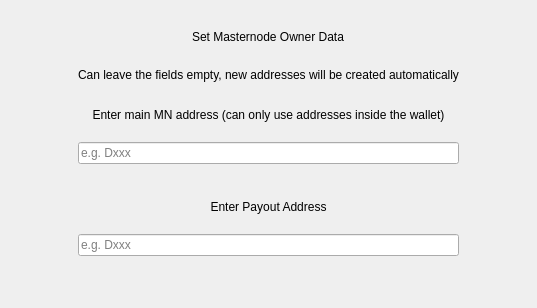
        <widget class="QWidget" name="page_4">
         <layout class="QVBoxLayout" name="verticalLayout_4" stretch="0,0,0,0,0,0,0,0,0,0,0">
          <property name="spacing">
           <number>6</number>
          </property>
          <property name="leftMargin">
           <number>78</number>
          </property>
          <property name="topMargin">
           <number>12</number>
          </property>
          <property name="rightMargin">
           <number>78</number>
          </property>
          <property name="bottomMargin">
           <number>12</number>
          </property>
          <item alignment="Qt::AlignHCenter">
           <widget class="QLabel" name="labelTitle5">
            <property name="minimumSize">
             <size>
              <width>0</width>
              <height>50</height>
             </size>
            </property>
            <property name="maximumSize">
             <size>
              <width>16777215</width>
              <height>50</height>
             </size>
            </property>
            <property name="text">
             <string>Set Masternode Owner Data</string>
            </property>
           </widget>
          </item>
          <item alignment="Qt::AlignHCenter">
           <widget class="QLabel" name="labelSubtitleOwner">
            <property name="text">
             <string>Can leave the fields empty, new addresses will be created automatically</string>
            </property>
            <property name="alignment">
             <set>Qt::AlignCenter</set>
            </property>
            <property name="wordWrap">
             <bool>false</bool>
            </property>
           </widget>
          </item>
          <item>
           <spacer name="verticalSpacer_1_63">
            <property name="orientation">
             <enum>Qt::Vertical</enum>
            </property>
            <property name="sizeType">
             <enum>QSizePolicy::Fixed</enum>
            </property>
            <property name="sizeHint" stdset="0">
             <size>
              <width>20</width>
              <height>20</height>
             </size>
            </property>
           </spacer>
          </item>
          <item>
           <widget class="QLabel" name="labelSubtitleOwnerAddress">
            <property name="text">
             <string>Enter main MN address (can only use addresses inside the wallet)</string>
            </property>
            <property name="alignment">
             <set>Qt::AlignCenter</set>
            </property>
           </widget>
          </item>
          <item>
           <spacer name="verticalSpacer_owner">
            <property name="orientation">
             <enum>Qt::Vertical</enum>
            </property>
            <property name="sizeType">
             <enum>QSizePolicy::Fixed</enum>
            </property>
            <property name="sizeHint" stdset="0">
             <size>
              <width>20</width>
              <height>14</height>
             </size>
            </property>
           </spacer>
          </item>
          <item>
           <widget class="QLineEdit" name="lineEditOwnerAddress">
            <property name="placeholderText">
             <string notr="true">e.g. Dxxx</string>
            </property>
           </widget>
          </item>
          <item>
           <spacer name="verticalSpacer_1_09">
            <property name="orientation">
             <enum>Qt::Vertical</enum>
            </property>
            <property name="sizeType">
             <enum>QSizePolicy::Fixed</enum>
            </property>
            <property name="sizeHint" stdset="0">
             <size>
              <width>20</width>
              <height>30</height>
             </size>
            </property>
           </spacer>
          </item>
          <item>
           <widget class="QLabel" name="labelSubtitlePayoutAddress">
            <property name="text">
             <string>Enter Payout Address</string>
            </property>
            <property name="alignment">
             <set>Qt::AlignCenter</set>
            </property>
           </widget>
          </item>
          <item>
           <spacer name="verticalSpacer_payout">
            <property name="orientation">
             <enum>Qt::Vertical</enum>
            </property>
            <property name="sizeType">
             <enum>QSizePolicy::Fixed</enum>
            </property>
            <property name="sizeHint" stdset="0">
             <size>
              <width>20</width>
              <height>14</height>
             </size>
            </property>
           </spacer>
          </item>
          <item>
           <widget class="QLineEdit" name="lineEditPayoutAddress">
            <property name="placeholderText">
             <string notr="true">e.g. Dxxx</string>
            </property>
           </widget>
          </item>
          <item>
           <spacer name="verticalSpacer_bot">
            <property name="orientation">
             <enum>Qt::Vertical</enum>
            </property>
            <property name="sizeHint" stdset="0">
             <size>
              <width>20</width>
              <height>40</height>
             </size>
            </property>
           </spacer>
          </item>
         </layout>
        </widget>
